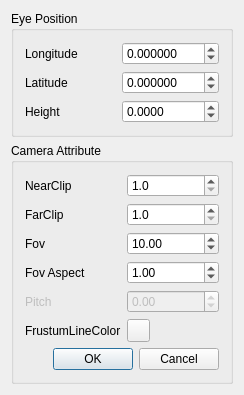
<?xml version="1.0" encoding="UTF-8"?>
<ui version="4.0">
 <class>BuildingsViewWidget</class>
 <widget class="QWidget" name="BuildingsViewWidget">
  <property name="geometry">
   <rect>
    <x>0</x>
    <y>0</y>
    <width>244</width>
    <height>385</height>
   </rect>
  </property>
  <property name="sizePolicy">
   <sizepolicy hsizetype="Expanding" vsizetype="Expanding">
    <horstretch>0</horstretch>
    <verstretch>0</verstretch>
   </sizepolicy>
  </property>
  <property name="windowTitle">
   <string>BuildingsView Setting</string>
  </property>
  <layout class="QGridLayout" name="gridLayout_3">
   <item row="0" column="0">
    <widget class="QGroupBox" name="groupBox_2">
     <property name="title">
      <string>Eye Position</string>
     </property>
     <layout class="QGridLayout" name="gridLayout">
      <item row="0" column="0">
       <layout class="QVBoxLayout" name="verticalLayout">
        <item>
         <widget class="QLabel" name="label_2">
          <property name="text">
           <string>Longitude </string>
          </property>
         </widget>
        </item>
        <item>
         <widget class="QLabel" name="label_5">
          <property name="text">
           <string>Latitude  </string>
          </property>
         </widget>
        </item>
        <item>
         <widget class="QLabel" name="label_4">
          <property name="text">
           <string>Height    </string>
          </property>
         </widget>
        </item>
       </layout>
      </item>
      <item row="0" column="1">
       <layout class="QVBoxLayout" name="verticalLayout_2">
        <item>
         <widget class="QDoubleSpinBox" name="doubleSpinBox_Lon">
          <property name="decimals">
           <number>6</number>
          </property>
          <property name="minimum">
           <double>-180.000000000000000</double>
          </property>
          <property name="maximum">
           <double>180.000000000000000</double>
          </property>
          <property name="singleStep">
           <double>0.000010000000000</double>
          </property>
         </widget>
        </item>
        <item>
         <widget class="QDoubleSpinBox" name="doubleSpinBox_Lat">
          <property name="decimals">
           <number>6</number>
          </property>
          <property name="minimum">
           <double>-90.000000000000000</double>
          </property>
          <property name="maximum">
           <double>90.000000000000000</double>
          </property>
          <property name="singleStep">
           <double>0.000010000000000</double>
          </property>
         </widget>
        </item>
        <item>
         <widget class="QDoubleSpinBox" name="doubleSpinBox_Hight">
          <property name="decimals">
           <number>4</number>
          </property>
          <property name="minimum">
           <double>-8000.000000000000000</double>
          </property>
          <property name="maximum">
           <double>1000000.000000000000000</double>
          </property>
         </widget>
        </item>
       </layout>
      </item>
     </layout>
    </widget>
   </item>
   <item row="1" column="0">
    <widget class="QGroupBox" name="groupBox">
     <property name="title">
      <string>Camera Attribute</string>
     </property>
     <layout class="QGridLayout" name="gridLayout_2">
      <item row="0" column="0">
       <layout class="QVBoxLayout" name="verticalLayout_3">
        <item>
         <widget class="QLabel" name="label_13">
          <property name="text">
           <string>NearClip</string>
          </property>
         </widget>
        </item>
        <item>
         <widget class="QLabel" name="label_15">
          <property name="text">
           <string>FarClip</string>
          </property>
         </widget>
        </item>
        <item>
         <widget class="QLabel" name="label_10">
          <property name="text">
           <string>Fov</string>
          </property>
         </widget>
        </item>
        <item>
         <widget class="QLabel" name="label_11">
          <property name="text">
           <string>Fov Aspect</string>
          </property>
         </widget>
        </item>
        <item>
         <widget class="QLabel" name="label_12">
          <property name="enabled">
           <bool>false</bool>
          </property>
          <property name="text">
           <string>Pitch</string>
          </property>
         </widget>
        </item>
        <item>
         <widget class="QLabel" name="label_3">
          <property name="text">
           <string>FrustumLineColor</string>
          </property>
         </widget>
        </item>
       </layout>
      </item>
      <item row="0" column="1">
       <layout class="QVBoxLayout" name="verticalLayout_4">
        <item>
         <widget class="QDoubleSpinBox" name="nearClipSpin">
          <property name="decimals">
           <number>1</number>
          </property>
          <property name="minimum">
           <double>1.000000000000000</double>
          </property>
          <property name="maximum">
           <double>1000000.000000000000000</double>
          </property>
         </widget>
        </item>
        <item>
         <widget class="QDoubleSpinBox" name="farClipSpin">
          <property name="decimals">
           <number>1</number>
          </property>
          <property name="minimum">
           <double>1.000000000000000</double>
          </property>
          <property name="maximum">
           <double>1000000.000000000000000</double>
          </property>
         </widget>
        </item>
        <item>
         <widget class="QDoubleSpinBox" name="fovSpin">
          <property name="minimum">
           <double>0.100000000000000</double>
          </property>
          <property name="maximum">
           <double>180.000000000000000</double>
          </property>
          <property name="singleStep">
           <double>0.100000000000000</double>
          </property>
          <property name="value">
           <double>10.000000000000000</double>
          </property>
         </widget>
        </item>
        <item>
         <widget class="QDoubleSpinBox" name="fovAspectSpin">
          <property name="minimum">
           <double>0.000000000000000</double>
          </property>
          <property name="maximum">
           <double>5.000000000000000</double>
          </property>
          <property name="singleStep">
           <double>0.100000000000000</double>
          </property>
          <property name="value">
           <double>1.000000000000000</double>
          </property>
         </widget>
        </item>
        <item>
         <widget class="QDoubleSpinBox" name="pitchSpin">
          <property name="enabled">
           <bool>false</bool>
          </property>
          <property name="minimum">
           <double>-90.000000000000000</double>
          </property>
          <property name="maximum">
           <double>90.000000000000000</double>
          </property>
          <property name="singleStep">
           <double>0.100000000000000</double>
          </property>
          <property name="value">
           <double>0.000000000000000</double>
          </property>
         </widget>
        </item>
        <item>
         <layout class="QHBoxLayout" name="horizontalLayout">
          <item>
           <widget class="QToolButton" name="ColorBtn">
            <property name="minimumSize">
             <size>
              <width>23</width>
              <height>23</height>
             </size>
            </property>
            <property name="maximumSize">
             <size>
              <width>23</width>
              <height>23</height>
             </size>
            </property>
            <property name="text">
             <string/>
            </property>
           </widget>
          </item>
          <item>
           <spacer name="horizontalSpacer">
            <property name="orientation">
             <enum>Qt::Horizontal</enum>
            </property>
            <property name="sizeHint" stdset="0">
             <size>
              <width>40</width>
              <height>20</height>
             </size>
            </property>
           </spacer>
          </item>
         </layout>
        </item>
       </layout>
      </item>
      <item row="1" column="0" colspan="2">
       <widget class="QDialogButtonBox" name="buttonBox">
        <property name="standardButtons">
         <set>QDialogButtonBox::Cancel|QDialogButtonBox::Ok</set>
        </property>
       </widget>
      </item>
     </layout>
    </widget>
   </item>
  </layout>
 </widget>
 <layoutdefault spacing="6" margin="11"/>
 <resources/>
 <connections/>
</ui>
